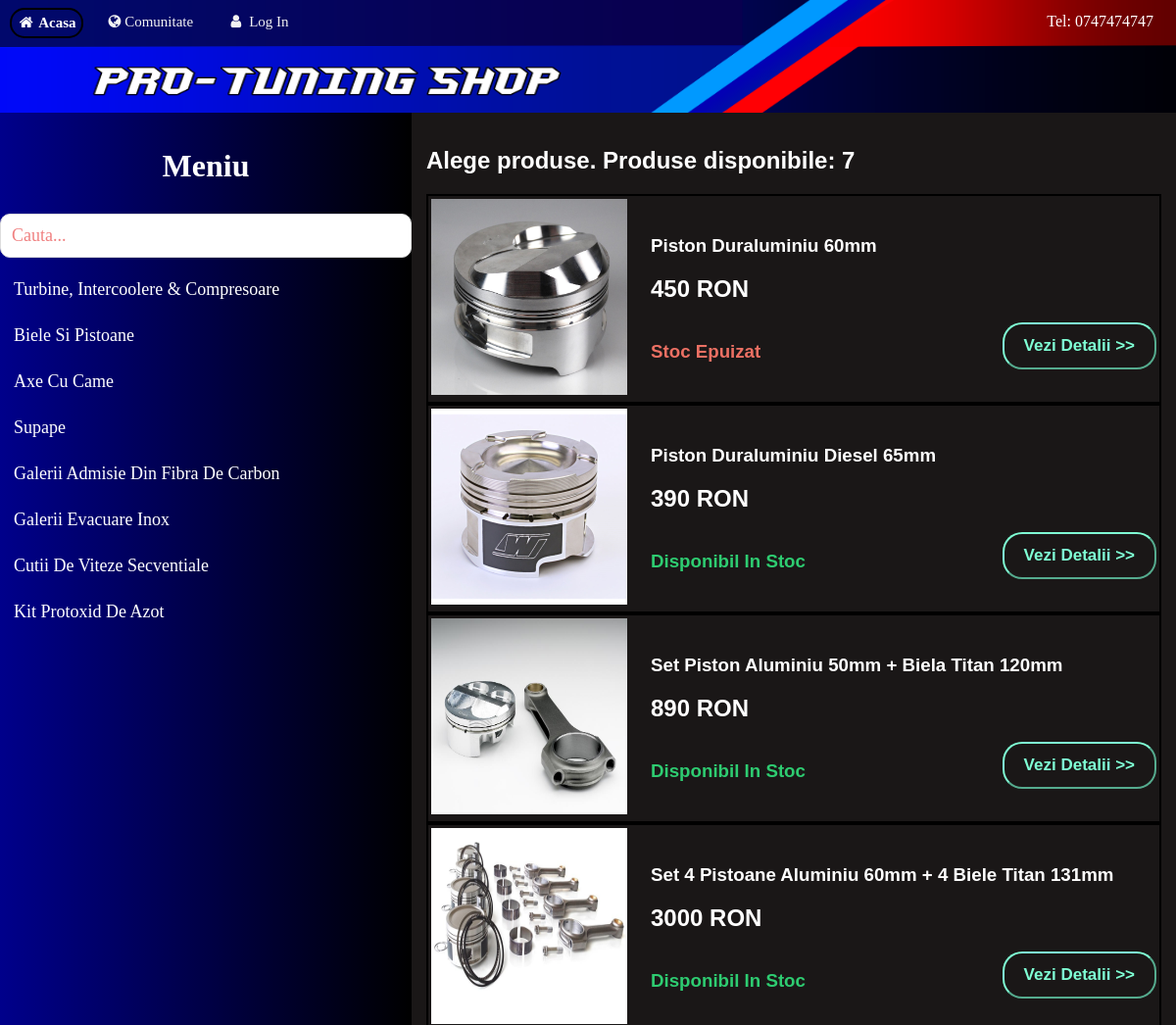
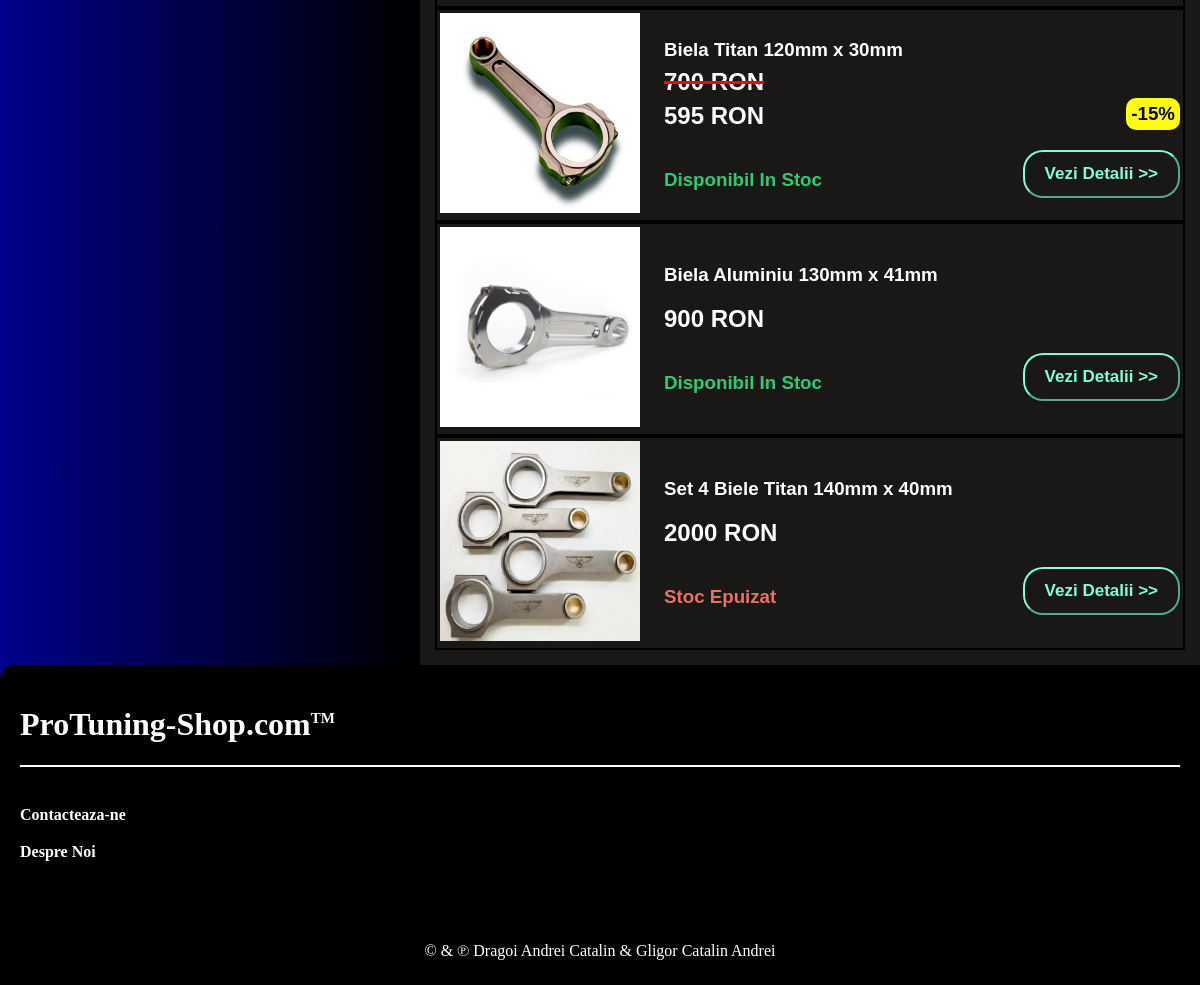
Screenshot of /aux2.php with the database file from the repository (2 pictures, top to bottom).
### tables this page shows
CREATE TABLE `produse` (
  `id_prod` int(40) NOT NULL,
  `denumire` varchar(255) NOT NULL,
  `descriere` varchar(255) NOT NULL,
  `pret` int(40) NOT NULL,
  `stoc` int(40) NOT NULL,
  `categorie` int(40) NOT NULL,
  `imagine` varchar(255) NOT NULL,
  `discount` int(40) NOT NULL
);

### aux2.php (the view, shortened to what this page needs)
<?php
include("conecting_to_database.php");
?>
<!DOCTYPE html>
<html>
<head>
                    <link rel="stylesheet" href="https://cdnjs.cloudflare.com/ajax/libs/font-awesome/4.7.0/css/font-awesome.min.css">
                   <link type="text/css" rel="stylesheet" href="ceseu.css" >
                   <link type="text/css" rel="stylesheet" href="form_tab.css" >
                   <link type="text/css" rel="stylesheet" href="format_imagine.css" >
                   <link type="text/css" rel="stylesheet" href="main_style.css" >
</head>
<body>
   <?php
    include("topnavigation.php");
    ?>
        <div class="row">
             <?php include ("search.php") ?>
          <div class="right" style="background-color:#1A1717;">
              <?php
                $sql = "SELECT COUNT(categorie) FROM produse WHERE categorie=2";
                $result = $conn->query($sql);
                if ($result->num_rows > 0 && $row = $result->fetch_assoc())
                {
                    ?>
                    <h2 style="color: white;">Alege produse. Produse disponibile: <?php echo $row['COUNT(categorie)'];?></h2>
                    <?php
              }
              $sql = "SELECT id_prod, denumire, descriere, imagine, pret, stoc, discount, imagine FROM produse where categorie=2";
            $result = $conn->query($sql);
             foreach ($result as $index => $array)
             {
                 $id=$array['imagine'];
                 ?>
                            <center><table style="border:2px solid black;" >
                          <tr>
                                <td id="formatare_col_unu"><img style="width:200px; height:200px" src="<?php echo $id?>"></td>
                              <td id="formatare_col_doi"> <h3 style="padding-left:20px; color:white"><?php echo $array['denumire']?>
                                  </h3>
                                  <?php
                                        if($array['discount'] && $array['stoc'])
                                        {
                                            ?>
                                            <h3 style="float:right; background-color:yellow; border-radius:10px; padding:5px;">-<?php echo $array['discount']?>%</h3>
                                               <h2 style="color:white; padding-left:20px;line-height: 2px;   text-decoration: line-through 3px solid red;"> <?php echo $array['pret']; ?> RON</h2>
                                                  <h2 style="color:white; padding-left:20px ">
                                            <?php
                                                $p=$array['pret']-floor(($array['pret']*$array['discount'])/100);
                                                echo $p;
                                            ?> RON</h2>
                                            <?php
                                        }
                                        else
                                        {
                                            ?>
                                                 <h2 style="color:white; padding-left:20px "><?php echo $array['pret'] ?> RON</h2>
                                            <?php
                                        }
                                      ?>
                                  <?php
                                    if($array['stoc']>0)
                                    { ?> <h3 style="color:#2ECC71; padding-left:20px; float:left" > Disponibil In Stoc</h3> <?php }
                                    else
                                    { ?> <h3 style="color:#EC7063;padding-left:20px;  float:left" > Stoc Epuizat</h3> <?php }
                                 ?>
                                  <a href="aux1_1.php?record=<?php echo $array['id_prod']?>"> <button id="alo">Vezi Detalii >></button> </a>
                              </td>
                          </tr>
                          </table></center>
              <?php
            }
              ?>
          </div>
        </div>
        <?php include("subsol.php") ?>
</body
</html>

### ceseu.css (style rules this page uses)
body { margin: 0; font-family: Arial, Helvetica, sans-serif; background-image: linear-gradient(to right, darkblue, black); }
::placeholder { color: lightcoral; font-family: verdana; }

### form_tab.css (style rules this page uses)
#formatare_col_unu { width: 200px; height: 200px; }
#formatare_col_doi { width: 600px; height: 200px; }

### main_style.css (style rules this page uses)
* { box-sizing: border-box; }
.row { display: flex; }
.right { flex: 65%; padding: 15px; }

### aux2.php (style rules this page uses)
#alo { padding: 12px 20px; background-color: transparent; color: aquamarine; border-color: aquamarine; font-size: 17px; border-radius: 20px; font-weight:bold; float: right; }

### rows the page displays
produse: imagine (picture), denumire "Piston Duraluminiu 60mm", pret "450", stoc "Stoc Epuizat"
produse: imagine (picture), denumire "Piston Duraluminiu Diesel 65mm", pret "390", stoc "Disponibil In Stoc"
produse: imagine (picture), denumire "Set Piston Aluminiu 50mm + Biela Titan 120mm", pret "890", stoc "Disponibil In Stoc"
produse: imagine (picture), denumire "Set 4 Pistoane Aluminiu 60mm + 4 Biele Titan 131mm", pret "3000", stoc "Disponibil In Stoc"
produse: imagine (picture), denumire "Biela Titan 120mm x 30mm", discount "15", pret "700", p "595", stoc "Disponibil In Stoc"
produse: imagine (picture), denumire "Biela Aluminiu 130mm x 41mm", pret "900", stoc "Disponibil In Stoc"
produse: imagine (picture), denumire "Set 4 Biele Titan 140mm x 40mm", pret "2000", stoc "Stoc Epuizat"

### other values shown
$row['COUNT(categorie)'] "7"
